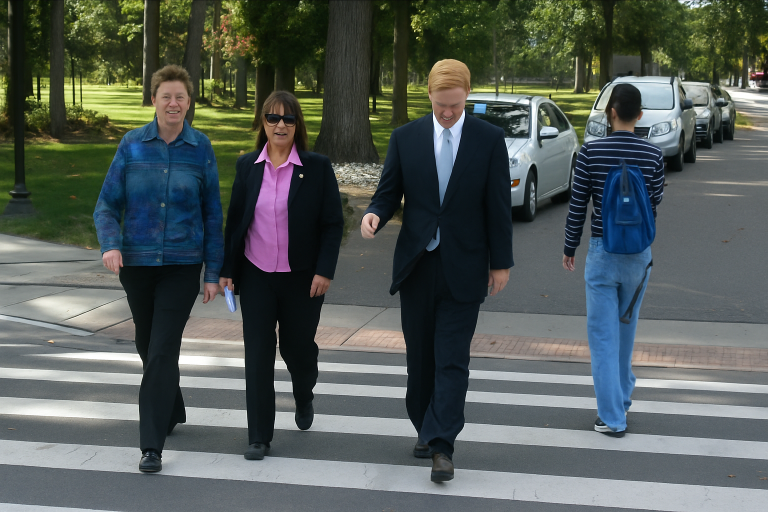
#> input picture Opecv401/04_OZNITELIK_SAPTAMA_TANIMLAMA/06_HOG_OEDESTRIAN_DETECTION/pedestrianai.png, 1536 x 1024 px (shown at 1/2 size)
$ python hog.py
#> lines starting #> are read from the running program, lines starting #| are printed output that depends on the picture; after the words box and inside, x2 and y2 are one past the last pixel; in counts of white or black regions, pixels touching at a corner belong together
import cv2 as cv

src = cv.imread("pedestrianai.png")
#> src is the input picture: shape (1024, 1536, 3); mean B, G, R 88.2, 92, 84.2

# TRY ONE OF THESE:
# src = cv.resize(src, (640, 360))
# src = cv.resize(src, (640, 400))
src = cv.resize(src, (640, 420))
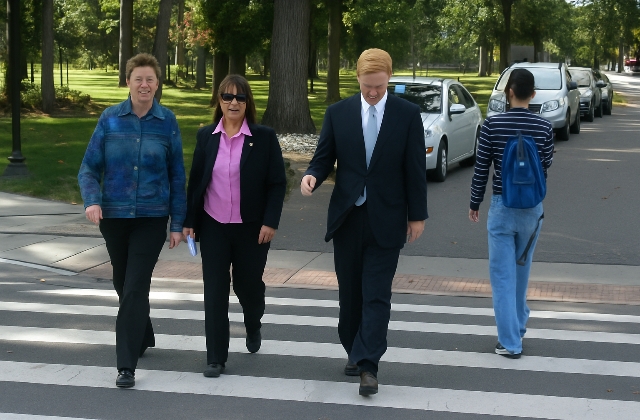
#> src: shape (420, 640, 3); mean B, G, R 88.1, 91.9, 84.1

hog = cv.HOGDescriptor()
hog.setSVMDetector(cv.HOGDescriptor_getDefaultPeopleDetector())

rects, weights = hog.detectMultiScale(
    src,
    winStride=(8, 8),
    padding=(32, 32),
    scale=1.05
)
#> rects = [[92, 252, 80, 159], [288, 104, 160, 316], [427, 54, 170, 340], [143, 59, 180, 360], [40, 40, 186, 373]]; weights = [0.799, 1.35, 2.14, 2.43, 1.65]

for (x, y, w, h) in rects:
    cv.rectangle(src, (x, y), (x + w, y + h), (0, 255, 0), 2)
#> this loop made 5 passes
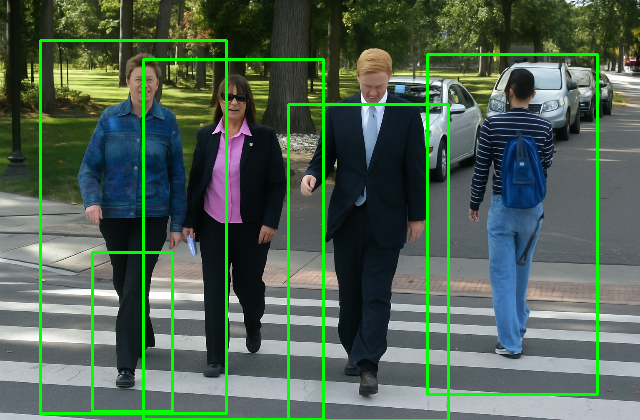
#> src: shape (420, 640, 3); 4.92% of pixels changed, all inside (x1, y1, x2, y2) = (39, 39, 599, 420)

cv.imshow("rect", src)
cv.waitKey(0)

$ run again, with Opecv401/04_OZNITELIK_SAPTAMA_TANIMLAMA/06_HOG_OEDESTRIAN_DETECTION/pedestrian.jpg saved as Opecv401/04_OZNITELIK_SAPTAMA_TANIMLAMA/06_HOG_OEDESTRIAN_DETECTION/pedestrianai.png
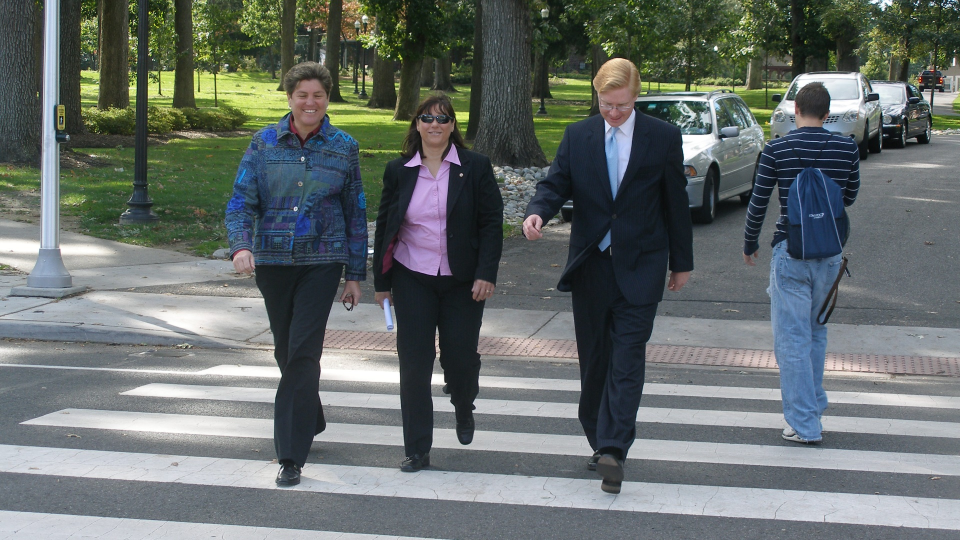
#> input picture Opecv401/04_OZNITELIK_SAPTAMA_TANIMLAMA/06_HOG_OEDESTRIAN_DETECTION/pedestrian.jpg, 1920 x 1080 px (shown at 1/2 size)
#> src is the input picture: shape (1080, 1920, 3); mean B, G, R 107.6, 109.4, 102.2
#> `src = cv.resize(src, (640, 420))`:
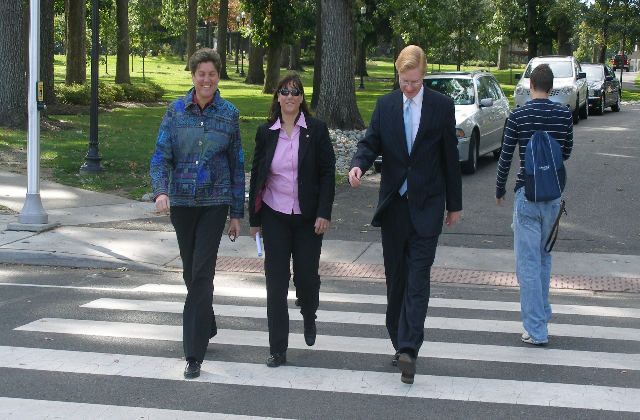
#> src: shape (420, 640, 3); mean B, G, R 107.6, 109.3, 102.2
#> rects = [[373, 14, 73, 147], [485, 181, 93, 186], [331, 106, 152, 303], [205, 58, 174, 349], [107, 24, 184, 369], [445, 16, 183, 366]]; weights = [1.11, 1.07, 0.974, 1.87, 1.21, 0.51]
#> the loop `for (x, y, w, h) in rects:` made 6 passes
#> after the loop `for (x, y, w, h) in rects:`:
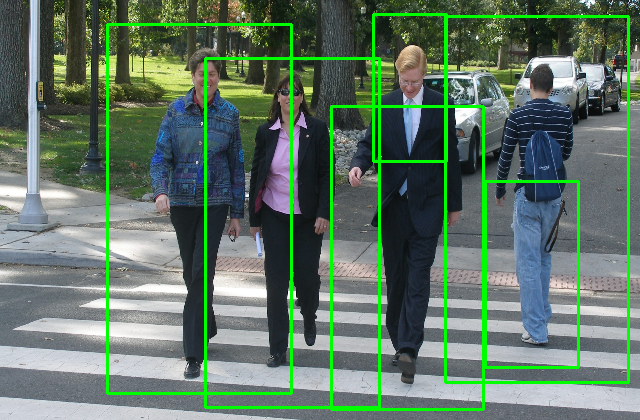
#> src: shape (420, 640, 3); 5.52% of pixels changed, all inside (x1, y1, x2, y2) = (106, 13, 630, 411)
